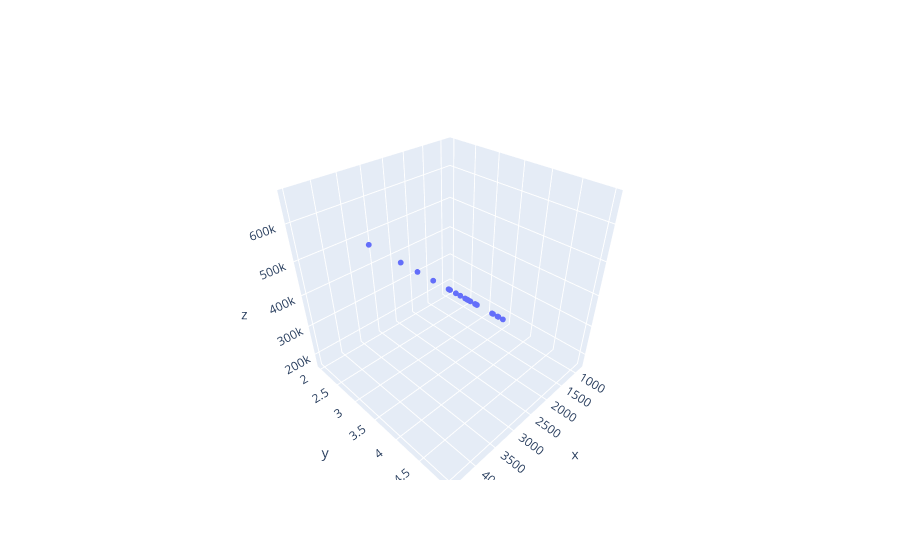

Write notebook code for a chart like this one.
### Code cell
scatter3d(X_train[:,0],X_train[:,1],Y_train)
scatter3d(X_train[:,0],X_train[:,1],lr.predict(X_train))

### Figure 1 — Plotly figure (JSON) as saved in the notebook; plotly's stock layout.template omitted (floating-point values rounded to 4 significant figures)
{"data": [{"marker": {"size": 2}, "mode": "markers", "type": "scatter3d", "x": [4478, 1985, 1236, 1811, 1268, 2132, 1427, 4215, 1600, 1890, 1437, 3890, 1534, 1962, 1239, 1888, 3031, 1494, 2162, 1203, 1416, 2104, 852], "y": [5, 4, 3, 4, 3, 4, 3, 4, 3, 3, 3, 3, 3, 4, 3, 2, 4, 3, 4, 3, 2, 3, 2], "z": [665700.0, 327500.0, 223800.0, 304100.0, 228100.0, 347200.0, 249500.0, 627300.0, 272700.0, 311700.0, 250800.0, 580600.0, 263800.0, 324400.0, 224200.0, 308500.0, 468100.0, 258500.0, 351300.0, 219300.0, 245000.0, 340500.0, 169200.0]}], "layout": {}}
